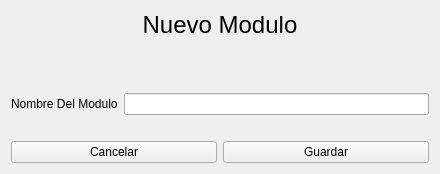
<?xml version="1.0" encoding="UTF-8"?>
<ui version="4.0">
 <class>FormCreateModulo</class>
 <widget class="QWidget" name="FormCreateModulo">
  <property name="geometry">
   <rect>
    <x>0</x>
    <y>0</y>
    <width>440</width>
    <height>174</height>
   </rect>
  </property>
  <property name="windowTitle">
   <string/>
  </property>
  <layout class="QVBoxLayout" name="verticalLayout">
   <item>
    <widget class="QLabel" name="label">
     <property name="font">
      <font>
       <pointsize>18</pointsize>
      </font>
     </property>
     <property name="text">
      <string>Nuevo Modulo</string>
     </property>
     <property name="alignment">
      <set>Qt::AlignCenter</set>
     </property>
    </widget>
   </item>
   <item>
    <spacer name="verticalSpacer_2">
     <property name="orientation">
      <enum>Qt::Vertical</enum>
     </property>
     <property name="sizeHint" stdset="0">
      <size>
       <width>20</width>
       <height>40</height>
      </size>
     </property>
    </spacer>
   </item>
   <item>
    <layout class="QFormLayout" name="formLayout">
     <item row="0" column="0">
      <widget class="QLabel" name="label_2">
       <property name="text">
        <string>Nombre Del Modulo</string>
       </property>
      </widget>
     </item>
     <item row="0" column="1">
      <widget class="QLineEdit" name="txt_modulo"/>
     </item>
    </layout>
   </item>
   <item>
    <spacer name="verticalSpacer">
     <property name="orientation">
      <enum>Qt::Vertical</enum>
     </property>
     <property name="sizeType">
      <enum>QSizePolicy::Fixed</enum>
     </property>
     <property name="sizeHint" stdset="0">
      <size>
       <width>20</width>
       <height>20</height>
      </size>
     </property>
    </spacer>
   </item>
   <item>
    <layout class="QHBoxLayout" name="horizontalLayout">
     <item>
      <widget class="QPushButton" name="btn_cancel">
       <property name="text">
        <string>Cancelar</string>
       </property>
      </widget>
     </item>
     <item>
      <widget class="QPushButton" name="btn_save">
       <property name="text">
        <string>Guardar</string>
       </property>
      </widget>
     </item>
    </layout>
   </item>
  </layout>
 </widget>
 <resources/>
 <connections/>
</ui>
